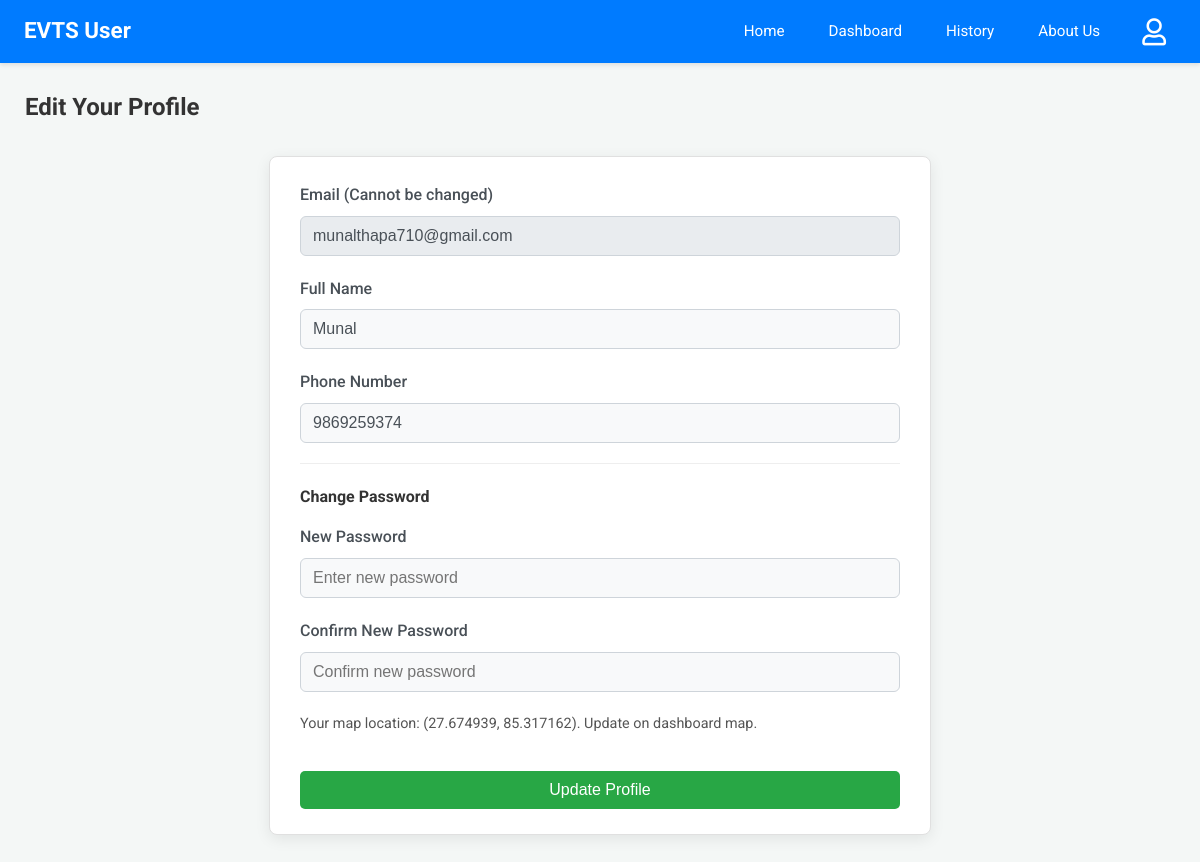
/edit-user-profile (signed in), run on an earlier commit of the app's database.
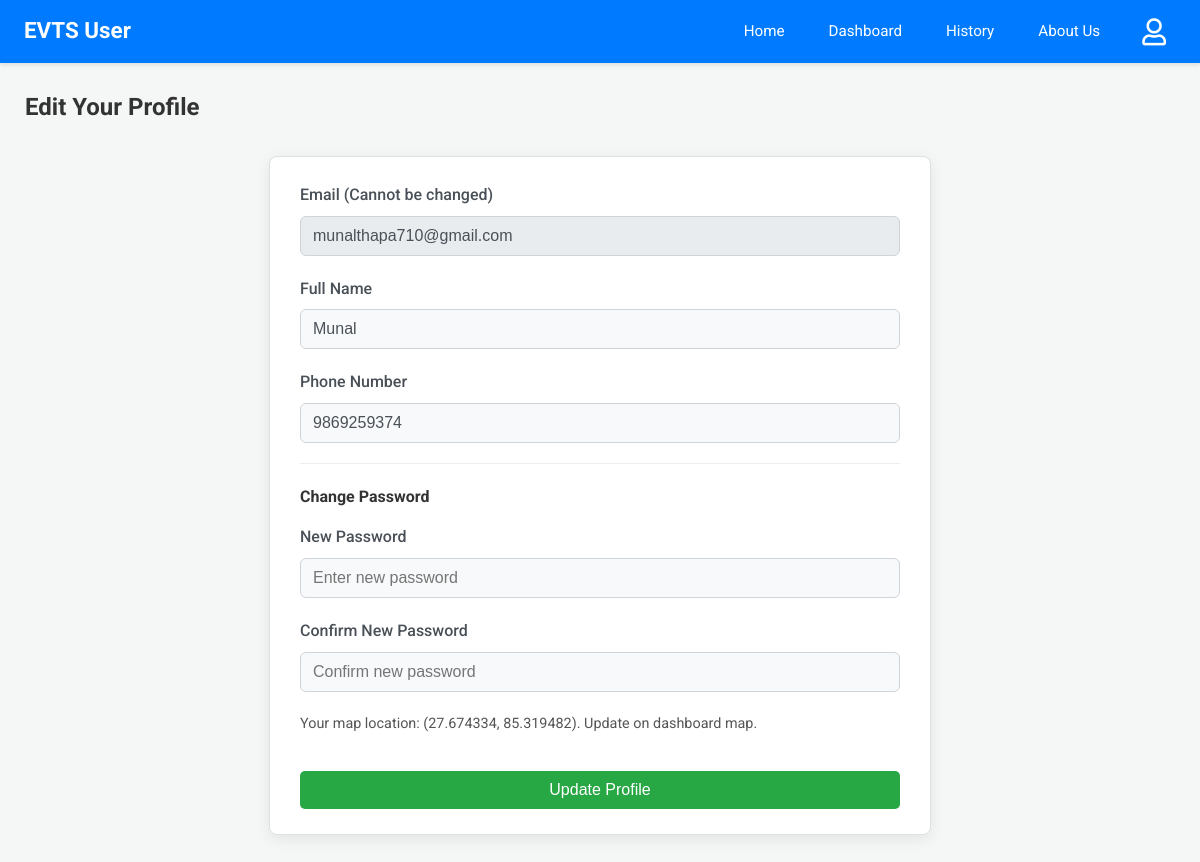
And on a later commit of the database.
### app.py (models this page shows)
class User(db.Model):
    email = db.Column(db.String(120), primary_key=True)
    name = db.Column(db.String(100))
    phone = db.Column(db.String(15))
    password = db.Column(db.String(256)) # Increased length for hash
    latitude = db.Column(db.Float, nullable=True)
    longitude = db.Column(db.Float, nullable=True)

### app.py (the view, shortened to what this page needs)
@app.route('/edit-user-profile', methods=['GET', 'POST'])
@login_required_user
def edit_user_profile():
    user = User.query.get(session['user'])
    if not user:
        flash('User not found.', 'error')
        return redirect(url_for('login'))
    response = make_response(render_template('edit_user_profile.html', user=user, title="Edit Your Profile"))
    return add_no_cache_to_response(response)

### app.py (called while the page is built)
def login_required_user(f):
    @wraps(f)
    def decorated_function(*args, **kwargs):
        if 'user' not in session:
            return redirect(url_for('login', next=request.url))
        return f(*args, **kwargs)
    return decorated_function

def add_no_cache_to_response(response):
    response.headers["Cache-Control"] = "no-cache, no-store, must-revalidate, public, max-age=0"
    response.headers["Pragma"] = "no-cache"
    response.headers["Expires"] = "0"
    return response

### templates/edit_user_profile.html (shortened to what this page needs)
{% extends 'user_base.html' %}
{% block content %}
<h2>Edit Your Profile</h2>
<form method="POST" action="{{ url_for('edit_user_profile') }}" class="profile-edit-form">
    <div class="form-group">
        <label for="email">Email (Cannot be changed)</label>
        <input type="email" id="email" name="email" value="{{ user.email }}" class="form-control" readonly>
    </div>
    <div class="form-group">
        <label for="name">Full Name</label>
        <input type="text" id="name" name="name" value="{{ user.name }}" class="form-control" required>
    </div>
    <div class="form-group">
        <label for="phone">Phone Number</label>
        <input type="tel" id="phone" name="phone" value="{{ user.phone }}" class="form-control" required>
    </div>
    <hr style="margin: 20px 0;">
    <h4 style="margin-bottom:15px;">Change Password</h4>
    <div class="form-group">
        <label for="new_password">New Password</label>
        <input type="password" id="new_password" name="new_password" class="form-control" placeholder="Enter new password">
    </div>
    <div class="form-group">
        <label for="confirm_password">Confirm New Password</label>
        <input type="password" id="confirm_password" name="confirm_password" class="form-control" placeholder="Confirm new password">
    </div>
    {% if user.latitude and user.longitude %}
    <p style="font-size:0.9em; color:#555;">Your map location: ({{ user.latitude|round(6) }}, {{ user.longitude|round(6) }}). Update on dashboard map.</p>
    {% else %}
    <p style="font-size:0.9em; color:#dc3545;">Map location not set. Set on dashboard.</p>
    {% endif %}
    <button type="submit" class="button-style btn-confirm" style="margin-top: 20px; width: 100%;">Update Profile</button>
</form>
{% endblock %}

What changed in the data, as far as the page shows it:
changed User "munalthapa710@gmail.com": latitude "27.674939" → "27.674334"; longitude "85.317162" → "85.319482"
